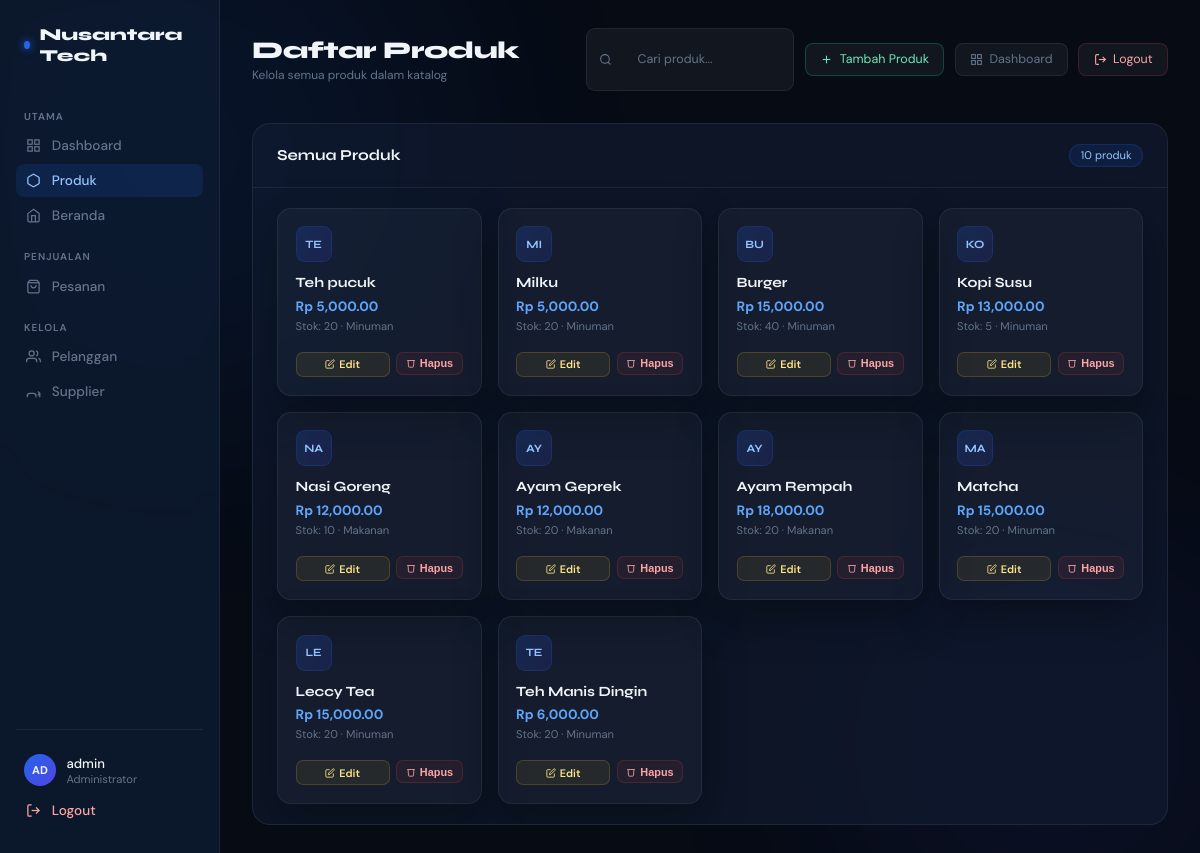
Page /produk/list/ (signed in) on the committed database.
### appku/models.py (models this page shows, shortened)
class Produk(models.Model):
    id = models.BigAutoField(primary_key=True)
    nama = models.CharField(max_length=100)
    harga = models.DecimalField(max_digits=10, decimal_places=2, default=0)
    kategori = models.ForeignKey(
        Kategori,
        on_delete=models.SET_NULL,
        null=True,
        blank=True,
        related_name="produks",
    )
    supplier = models.ForeignKey(
        Supplier,
        on_delete=models.SET_NULL,
        null=True,
        blank=True,
        related_name="produks",
    )
    stok = models.PositiveIntegerField(default=0)  # 🔥 tidak bisa minus
    deskripsi = models.TextField(blank=True, default="")
    created_at = models.DateTimeField(auto_now_add=True)
    updated_at = models.DateTimeField(auto_now=True)

class Kategori(models.Model):
    id = models.BigAutoField(primary_key=True)
    nama = models.CharField(max_length=100)
    deskripsi = models.TextField(blank=True, default="")
    def __str__(self):
        return self.nama

### appku/views.py (the view)
# urls.py: path("produk/list/", views.produk_list, name="produk_list"),
@login_required
def produk_list(request):
    produk_list = Produk.objects.all()
    return render(request, "appku/produk_list.html", {"produk_list": produk_list})

### appku/templates/appku/produk_list.html (shortened to what this page needs)
{% extends 'appku/base.html' %}
{% load humanize %}
{% load static %}
{% block content %}
<div class="bg-ambient">
  <div class="bg-blob bg-blob-1"></div>
  <div class="bg-blob bg-blob-2"></div>
</div>
<div class="dashboard-wrap">
  <aside class="sidebar" id="sidebar">
    <a href="{% url 'home' %}" class="sidebar-brand">
      <span class="sidebar-dot"></span>
      Nusantara Tech
    </a>
    <div class="nav-section-label">Utama</div>
    <a href="{% url 'dashboard' %}" class="sidebar-link">
      <svg width="15" height="15" fill="none" viewBox="0 0 24 24" stroke="currentColor" stroke-width="2"><rect x="3" y="3" width="7" height="7"/><rect x="14" y="3" width="7" height="7"/><rect x="3" y="14" width="7" height="7"/><rect x="14" y="14" width="7" height="7"/></svg>
      Dashboard
    </a>
    <a href="{% url 'produk_list' %}" class="sidebar-link active">
      <svg width="15" height="15" fill="none" viewBox="0 0 24 24" stroke="currentColor" stroke-width="2"><path d="M21 16V8a2 2 0 0 0-1-1.73l-7-4a2 2 0 0 0-2 0l-7 4A2 2 0 0 0 3 8v8a2 2 0 0 0 1 1.73l7 4a2 2 0 0 0 2 0l7-4A2 2 0 0 0 21 16z"/></svg>
      Produk
    </a>
    <a href="{% url 'home' %}" class="sidebar-link">
      <svg width="15" height="15" fill="none" viewBox="0 0 24 24" stroke="currentColor" stroke-width="2"><path d="M3 9l9-7 9 7v11a2 2 0 0 1-2 2H5a2 2 0 0 1-2-2z"/><polyline points="9 22 9 12 15 12 15 22"/></svg>
      Beranda
    </a>
    <div class="nav-section-label" style="margin-top:1rem;">Penjualan</div>
    <a href="{% url 'pesanan_list' %}" class="sidebar-link">
      <svg width="15" height="15" fill="none" viewBox="0 0 24 24" stroke="currentColor" stroke-width="2"><path d="M6 2L3 6v14a2 2 0 0 0 2 2h14a2 2 0 0 0 2-2V6l-3-4z"/><line x1="3" y1="6" x2="21" y2="6"/><path d="M16 10a4 4 0 0 1-8 0"/></svg>
      Pesanan
    </a>
    <div class="nav-section-label" style="margin-top:1rem;">Kelola</div>
    <a href="#" class="sidebar-link">
      <svg width="15" height="15" fill="none" viewBox="0 0 24 24" stroke="currentColor" stroke-width="2"><path d="M17 21v-2a4 4 0 0 0-4-4H5a4 4 0 0 0-4 4v2"/><circle cx="9" cy="7" r="4"/><path d="M23 21v-2a4 4 0 0 0-3-3.87M16 3.13a4 4 0 0 1 0 7.75"/></svg>
      Pelanggan
    </a>
    <a href="#" class="sidebar-link">
      <svg width="15" height="15" fill="none" viewBox="0 0 24 24" stroke="currentColor" stroke-width="2"><path d="M16 21v-2a4 4 0 0 0-4-4H6a4 4 0 0 0-4 4v2"/><polyline points="22 21 22 15 19 12 22 15 19 18"/></svg>
      Supplier
    </a>
    <div class="sidebar-footer">
      <div class="user-chip">
        <div class="user-avatar">{{ user.username|upper|slice:2 }}</div>
        <div>
          <div class="user-name">{{ user.username }}</div>
          <div class="user-role">Administrator</div>
        </div>
      </div>
      <a href="{% url 'logout' %}" class="sidebar-link mt-1" style="color:#fca5a5!important;">
        <svg width="15" height="15" fill="none" viewBox="0 0 24 24" stroke="currentColor" stroke-width="2"><path d="M9 21H5a2 2 0 0 1-2-2V5a2 2 0 0 1 2-2h4"/><polyline points="16 17 21 12 16 7"/><line x1="21" y1="12" x2="9" y2="12"/></svg>
        Logout
      </a>
    </div>
  </aside>
  <main class="main-content">
    <div class="topbar">
      <div>
        <div class="topbar-title">Daftar Produk</div>
        <div class="topbar-sub">Kelola semua produk dalam katalog</div>
      </div>
      <div class="topbar-right">
        <div class="search-bar">
          <svg width="13" height="13" fill="none" viewBox="0 0 24 24" stroke="currentColor" stroke-width="2"><circle cx="11" cy="11" r="8"/><line x1="21" y1="21" x2="16.65" y2="16.65"/></svg>
          <input type="text" id="searchInput" placeholder="Cari produk...">
        </div>
        <a href="{% url 'produk_form' %}" class="btn-topbar" style="border-color:rgba(16,185,129,.3);color:#6ee7b7;">
          <svg width="13" height="13" fill="none" viewBox="0 0 24 24" stroke="currentColor" stroke-width="2"><line x1="12" y1="5" x2="12" y2="19"/><line x1="5" y1="12" x2="19" y2="12"/></svg>
          Tambah Produk
        </a>
        <a href="{% url 'dashboard' %}" class="btn-topbar">
          <svg width="13" height="13" fill="none" viewBox="0 0 24 24" stroke="currentColor" stroke-width="2"><rect x="3" y="3" width="7" height="7"/><rect x="14" y="3" width="7" height="7"/><rect x="3" y="14" width="7" height="7"/><rect x="14" y="14" width="7" height="7"/></svg>
          Dashboard
        </a>
        <a href="{% url 'logout' %}" class="btn-topbar" style="color:#fca5a5;border-color:rgba(239,68,68,.2);">
          <svg width="13" height="13" fill="none" viewBox="0 0 24 24" stroke="currentColor" stroke-width="2"><path d="M9 21H5a2 2 0 0 1-2-2V5a2 2 0 0 1 2-2h4"/><polyline points="16 17 21 12 16 7"/><line x1="21" y1="12" x2="9" y2="12"/></svg>
          Logout
        </a>
      </div>
    </div>
    <div class="table-card">
      <div class="table-card-header">
        <div class="table-card-title">Semua Produk</div>
        <span class="count-pill">{{ produk_list|length }} produk</span>
      </div>
      {% if produk_list %}
      <div class="produk-grid" id="produkGrid">
        {% for produk in produk_list %}
        <div class="produk-card" data-nama="{{ produk.nama|lower }}">
          <div class="produk-icon">{{ produk.nama|upper|slice:2 }}</div>
          <div class="produk-nama">{{ produk.nama }}</div>
          <div class="produk-harga">Rp {{ produk.harga|intcomma }}</div>
          <div class="produk-meta">
            Stok: {{ produk.stok }}
            {% if produk.kategori %} · {{ produk.kategori }}{% endif %}
          </div>
          <div class="produk-actions">
            <a href="{% url 'produk_edit' produk.pk %}" class="btn-edit-p">
              <svg width="10" height="10" fill="none" viewBox="0 0 24 24" stroke="currentColor" stroke-width="2"><path d="M11 4H4a2 2 0 0 0-2 2v14a2 2 0 0 0 2 2h14a2 2 0 0 0 2-2v-7"/><path d="M18.5 2.5a2.121 2.121 0 0 1 3 3L12 15l-4 1 1-4 9.5-9.5z"/></svg>
              Edit
            </a>
            <form method="post" action="{% url 'produk_delete' produk.pk %}" style="display:inline;" onsubmit="return confirm('Hapus produk ini?')">
              <button type="submit" class="btn-del-p">
                <svg width="10" height="10" fill="none" viewBox="0 0 24 24" stroke="currentColor" stroke-width="2"><polyline points="3 6 5 6 21 6"/><path d="M19 6l-1 14a2 2 0 0 1-2 2H8a2 2 0 0 1-2-2L5 6"/></svg>
                Hapus
              </button>
            </form>
          </div>
        </div>
        {% endfor %}
      </div>
      {% endif %}
    </div>
  </main>
</div>
{% endblock %}

### appku/templates/appku/base.html (style rules this page uses)
:root { --bg-primary: #0a0e17; --bg-secondary: #0d1421; --bg-card: #131a27; --bg-input: #0d1421; --surface: #1a2332; --surface-soft: #1e293b; --accent: #3b82f6; --accent-strong: #2563eb; --accent-light: #1e40af; --accent-glow: rgba(59, 130, 246, 0.4); --text: #f1f5f9; --text-muted: #94a3b8; --text-dark: #64748b; --border: #1e293b; --border-light: #334155; --shadow: rgba(0, 0, 0, 0.4); --shadow-lg: rgba(0, 0, 0, 0.6); --glass-bg: rgba(30, 41, 59, 0.6); --glass-border: rgba(255, 255, 255, 0.08); }
* { box-sizing: border-box; }
body { margin: 0; min-height: 100vh; font-family: 'Inter', system-ui, -apple-system, BlinkMacSystemFont, "Segoe UI", sans-serif; background: linear-gradient(145deg, var(--bg-primary) 0%, #0f172a 50%, #000000 100%); background-attachment: fixed; color: var(--text); }
a { color: inherit; text-decoration: none; }
html { scroll-behavior: smooth; }
.hero, .page-header, .card, .form-card, .login-card, .produk-card { animation: sophisticatedSlideUp 0.9s cubic-bezier(0.34, 1.56, 0.64, 1) both; }
.card, .login-card, .form-card, .produk-card { background: var(--bg-card); border: 1px solid var(--border); border-radius: 28px; padding: 2rem; box-shadow: 0 18px 45px rgba(0, 0, 0, 0.3), 0 0 1px rgba(59, 130, 246, 0.1); transition: all 0.4s cubic-bezier(0.34, 1.56, 0.64, 1); position: relative; }
.form-group input, .form-group textarea, .form-group select, input[type="text"], input[type="password"], input[type="number"], textarea, select { width: 100%; padding: 1rem 1rem; border-radius: 18px; border: 1.5px solid var(--border); background: var(--bg-input); color: var(--text); font-size: 1rem; transition: all 0.3s cubic-bezier(0.34, 1.56, 0.64, 1); }
.form-group input::placeholder, .form-group textarea::placeholder, input::placeholder, textarea::placeholder { color: var(--text-dark); }
.produk-meta { font-size: 0.85rem; color: var(--text-dark); margin-bottom: 1rem; }
.produk-actions { display: flex; gap: 0.8rem; margin-top: 1.2rem; }
.produk-grid { display: grid; grid-template-columns: repeat(auto-fill, minmax(280px, 1fr)); gap: 1.4rem; }
.produk-card { background: var(--bg-card); border: 1px solid var(--border); border-radius: 28px; padding: 2rem; box-shadow: 0 18px 45px rgba(0, 0, 0, 0.3), 0 0 1px rgba(59, 130, 246, 0.1); transition: all 0.4s cubic-bezier(0.34, 1.56, 0.64, 1); position: relative; }

### rows in the picture
Produk: nama "TE", nama "Teh pucuk", harga "5,000.00", stok "20", kategori "Minuman"
Produk: nama "MI", nama "Milku", harga "5,000.00", stok "20", kategori "Minuman"
Produk: nama "BU", nama "Burger", harga "15,000.00", stok "40", kategori "Minuman"
Produk: nama "KO", nama "Kopi Susu", harga "13,000.00", stok "5", kategori "Minuman"
Produk: nama "NA", nama "Nasi Goreng", harga "12,000.00", stok "10", kategori "Makanan"
Produk: nama "AY", nama "Ayam Geprek", harga "12,000.00", stok "20", kategori "Makanan"
Produk: nama "AY", nama "Ayam Rempah", harga "18,000.00", stok "20", kategori "Makanan"
Produk: nama "MA", nama "Matcha", harga "15,000.00", stok "20", kategori "Minuman"
Produk: nama "LE", nama "Leccy Tea", harga "15,000.00", stok "20", kategori "Minuman"
Produk: nama "TE", nama "Teh Manis Dingin", harga "6,000.00", stok "20", kategori "Minuman"

### other values in the picture
{{ user.username|upper|slice:2 }} "AD"
{{ user.username }} "admin"
{{ produk_list|length }} "10"
